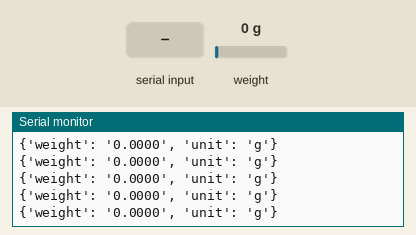
Bench run of a sketch on a simulated Arduino Uno, built with avr-gcc and run on an emulated ATmega328P. Shown: the last lines printed to the serial monitor. The test bench sets the inputs (shaded band); at power-on: weight on the scale 0 g.

Above: at 3.6 s.
3.7 s: weight on the scale set to 3750 g
At 3.98 s:
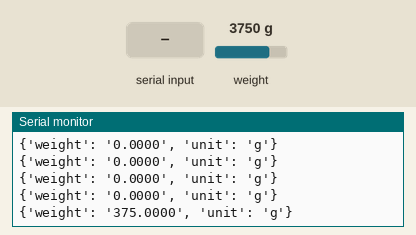
6.7 s: "t" received over Serial
At 7.7 s:
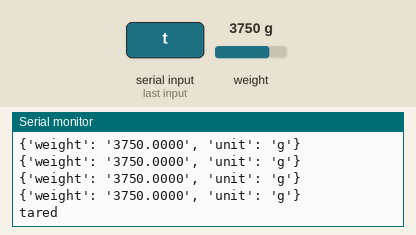
11.3 s: weight on the scale set to 4900 g
At 11.55 s:
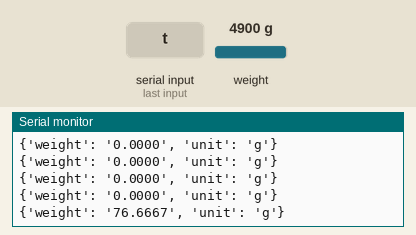
12.8 s: "t" received over the second serial link
At 13.4 s:
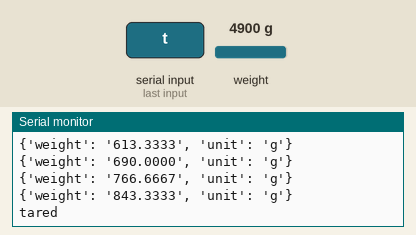
Timing chart, 0 to 15.8 s (numbered marks = the images above; inputs shaded):
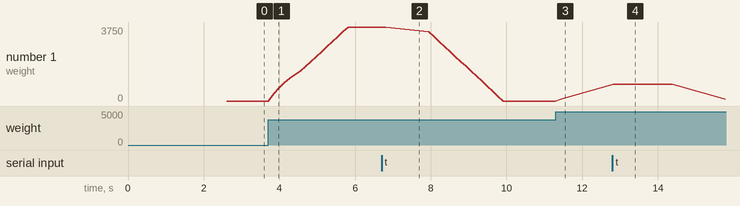

The sketch:

scaleduino_arduino.ino
```cpp
/*
 * circuits4you.com
 * 2016 November 25
 * Load Cell HX711 Module Interface with Arduino to measure weight in Kgs
 Arduino
 pin
 2 -> HX711 CLK
 3 -> DOUT
 5V -> VCC
 GND -> GND

 Most any pin on the Arduino Uno will be compatible with DOUT/CLK.
 The HX711 board can be powered from 2.7V to 5V so the Arduino 5V power should be fine.
*/

#include "HX711.h"  //You must have this library in your arduino library folder
#include <SoftwareSerial.h>
#include "RunningAverage.h"

#define DOUT  3
#define CLK  2

SoftwareSerial BT(10, 11);
RunningAverage myRA(15);
int samples = 0;

HX711 scale(DOUT, CLK);

//Change this calibration factor as per your load cell once it is found you many need to vary it in thousands
// float calibration_factor = -96650; //-106600 worked for my 40Kg max scale setup
float calibration_factor = -344650;

//=============================================================================================
//                         SETUP
//=============================================================================================
void setup() {
  delay(250);

  Serial.begin(9600);

  BT.begin(9600);

  Serial.println("HX711 Calibration");
  Serial.println("Remove all weight from scale");
  Serial.println("After readings begin, place known weight on scale");
  Serial.println("Press a,s,d,f to increase calibration factor by 10,100,1000,10000 respectively");
  Serial.println("Press z,x,c,v to decrease calibration factor by 10,100,1000,10000 respectively");
  Serial.println("Press t for tare");
  scale.set_scale();
  scale.tare(); //Reset the scale to 0

  long zero_factor = scale.read_average(); //Get a baseline reading
  Serial.print("Zero factor: "); //This can be used to remove the need to tare the scale. Useful in permanent scale projects.
  Serial.println(zero_factor);
}

//=============================================================================================
//                         LOOP
//=============================================================================================
void loop() {
  // scale.set_scale(calibration_factor); //Adjust to this calibration factor
  scale.set_scale(calibration_factor);

  float load_cell_data = scale.get_units();

  // this is to give grams precision, so now it goes from 0 to 10000 (10kg) grams
  load_cell_data = load_cell_data*1000;

  if (load_cell_data < 0) {
    load_cell_data = +0;
  }

  myRA.addValue(load_cell_data);
  samples++;

  float smotthed_load_value = myRA.getAverage();

  String data = String("{") + "'weight': '" + String(smotthed_load_value, 4) + "', 'unit': 'g'}";
  BT.println(data);
  Serial.println(data);

  // read bluetooth commands
  if (BT.available()) {
    char command = BT.read();

    if(command == 't') {
      Serial.println("tared");
      scale.tare();  //Reset the scale to zero
    }
  }

  if(Serial.available()) {
    char temp = Serial.read();

    if(temp == '+' || temp == 'a')
      calibration_factor += 10;
    else if(temp == '-' || temp == 'z')
      calibration_factor -= 10;
    else if(temp == 's')
      calibration_factor += 100;
    else if(temp == 'x')
      calibration_factor -= 100;
    else if(temp == 'd')
      calibration_factor += 1000;
    else if(temp == 'c')
      calibration_factor -= 1000;
    else if(temp == 'f')
      calibration_factor += 10000;
    else if(temp == 'v')
      calibration_factor -= 10000;
    else if(temp == 't') {
      Serial.println("tared");
      scale.tare();  //Reset the scale to zero
    }
  }
}
//=============================================================================================
```

RunningAverage.cpp
```cpp
//
//    FILE: RunningAverage.cpp
//  AUTHOR: Rob Tillaart
// VERSION: 0.2.04
// PURPOSE: RunningAverage library for Arduino
//
// The library stores the last N individual values in a circular buffer,
// to calculate the running average.
//
// HISTORY:
// 0.1.00 - 2011-01-30 initial version
// 0.1.01 - 2011-02-28 fixed missing destructor in .h
// 0.2.00 - 2012-??-?? Yuval Naveh added trimValue (found on web)
//          http://stromputer.googlecode.com/svn-history/r74/trunk/Arduino/Libraries/RunningAverage/RunningAverage.cpp
// 0.2.01 - 2012-11-21 refactored
// 0.2.02 - 2012-12-30 refactored trimValue -> fillValue
// 0.2.03 - 2013-11-31 getElement
// 0.2.04 - 2014-07-03 added memory protection
//
// Released to the public domain
//

#include "RunningAverage.h"
#include <stdlib.h>

RunningAverage::RunningAverage(int n)
{
    _size = n;
    _ar = (float*) malloc(_size * sizeof(float));
    if (_ar == NULL) _size = 0;
    clear();
}

RunningAverage::~RunningAverage()
{
    if (_ar != NULL) free(_ar);
}

// resets all counters
void RunningAverage::clear()
{
    _cnt = 0;
    _idx = 0;
    _sum = 0.0;
    for (int i = 0; i< _size; i++) _ar[i] = 0.0;  // needed to keep addValue simple
}

// adds a new value to the data-set
void RunningAverage::addValue(float f)
{
    if (_ar == NULL) return;
    _sum -= _ar[_idx];
    _ar[_idx] = f;
    _sum += _ar[_idx];
    _idx++;
    if (_idx == _size) _idx = 0;  // faster than %
    if (_cnt < _size) _cnt++;
}

// returns the average of the data-set added sofar
float RunningAverage::getAverage()
{
    if (_cnt == 0) return NAN;
    return _sum / _cnt;
}

// returns the value of an element if exist, 0 otherwise
float RunningAverage::getElement(uint8_t idx)
{
    if (idx >=_cnt ) return NAN;
    return _ar[idx];
}

// fill the average with a value
// the param number determines how often value is added (weight)
// number should preferably be between 1 and size
void RunningAverage::fillValue(float value, int number)
{
    clear();
    for (int i = 0; i < number; i++)
    {
        addValue(value);
    }
}
// END OF FILE
```

RunningAverage.h
```cpp
#ifndef RunningAverage_h
#define RunningAverage_h
//
//    FILE: RunningAverage.h
//  AUTHOR: Rob dot Tillaart at gmail dot com
// PURPOSE: RunningAverage library for Arduino
//     URL: http://arduino.cc/playground/Main/RunningAverage
// HISTORY: See RunningAverage.cpp
//
// Released to the public domain
//

// backwards compatibility
// clr() clear()
// add(x) addValue(x)
// avg() getAverage()

#define RUNNINGAVERAGE_LIB_VERSION "0.2.04"

#include "Arduino.h"

class RunningAverage
{
public:
    RunningAverage(void);
    RunningAverage(int);
    ~RunningAverage();

    void clear();
    void addValue(float);
    void fillValue(float, int);

    float getAverage();

    float getElement(uint8_t idx);
    uint8_t getSize() { return _size; }
    uint8_t getCount() { return _cnt; }

protected:
    uint8_t _size;
    uint8_t _cnt;
    uint8_t _idx;
    float   _sum;
    float * _ar;
};

#endif
// END OF FILE
```

Measured:
- after the input at 3.7 s, the serial monitor: prints a new line after 0.15 s (image 1)
- after the input at 6.7 s, the serial monitor: prints a new line after 0.15 s (image 2)
- after the input at 11.3 s, the serial monitor: prints a new line after 0.13 s (image 3)
- after the input at 12.8 s, the serial monitor: prints a new line after 0.06 s (image 4)
- plotted number 1: 0 → 3750 after the input at 3.7 s, 0 → 766.67 after the input at 11.3 s
